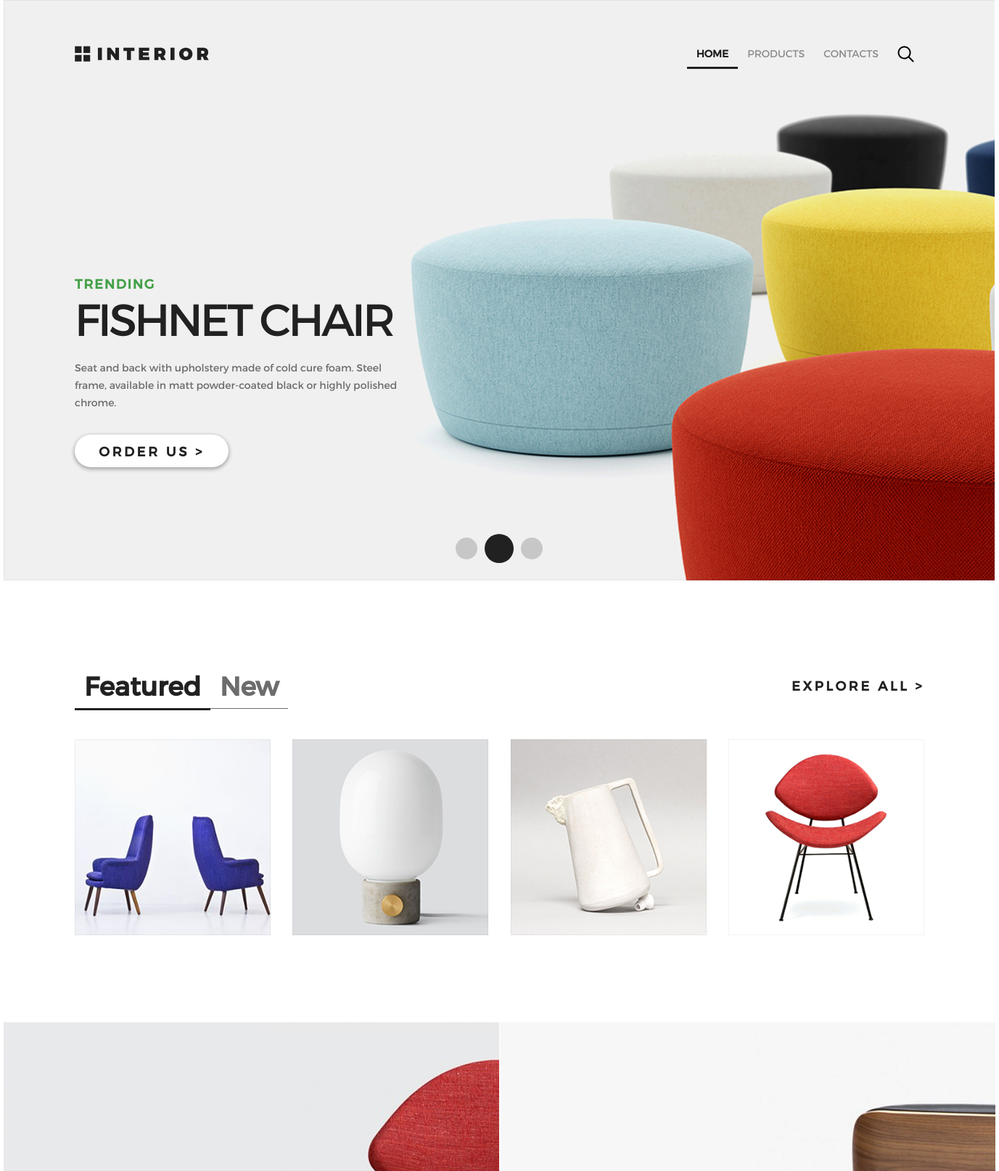
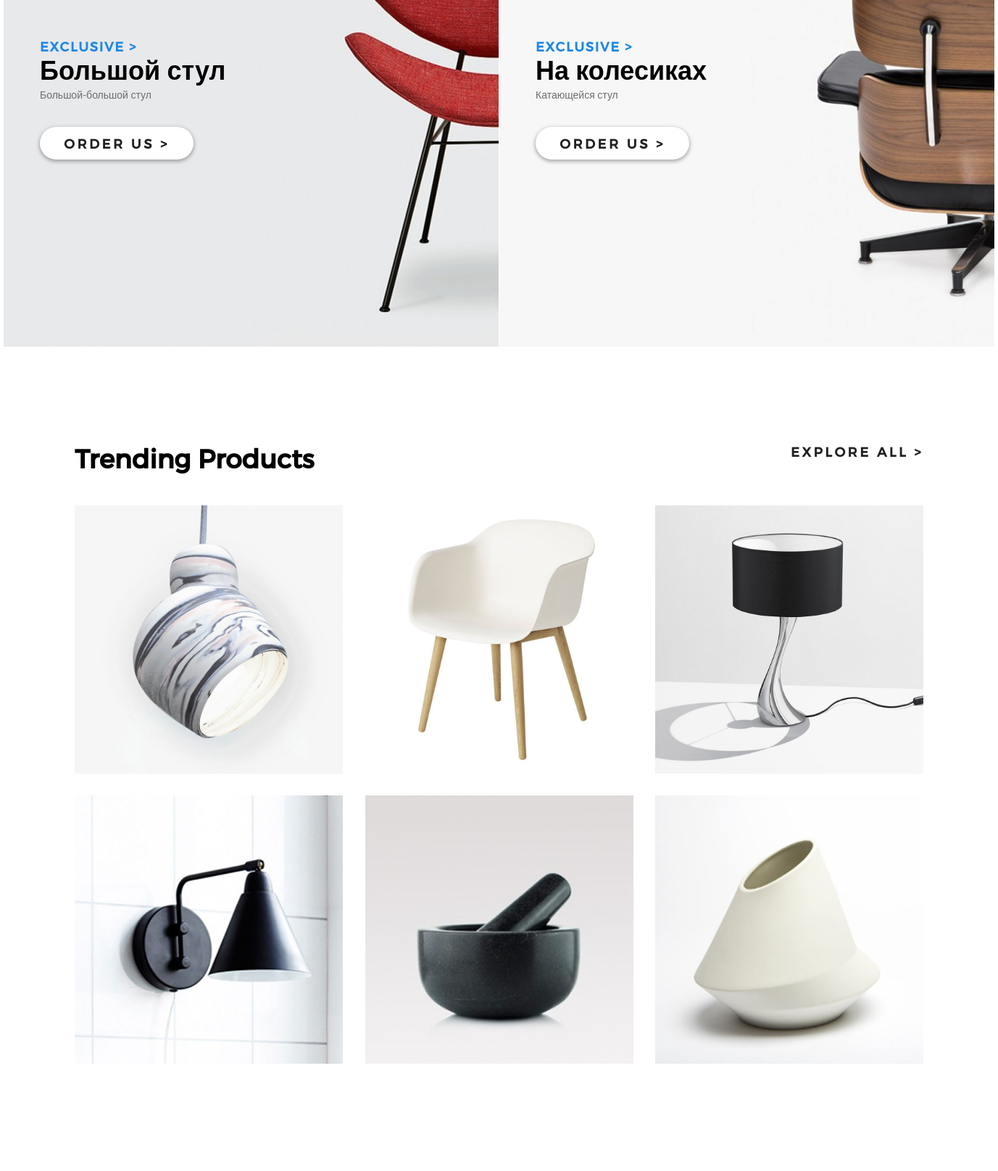
The page / (upper part) on the database its author committed (2 pictures, top to bottom).
### mainapp/models.py (models this page shows, shortened)
class Product(models.Model):
    category = models.ForeignKey(CategoryProducts, on_delete=models.CASCADE)
    name = models.CharField(verbose_name='имя продукта', max_length=128, unique=True)
    image = models.ImageField(upload_to='products_images', blank=True)
    description = models.TextField(verbose_name='описание товара', blank=True)
    min_des = models.TextField(verbose_name='краткое описание', blank=True)
    price = models.DecimalField(verbose_name='цена', max_digits=8, decimal_places=2, default=0)
    quantity = models.PositiveIntegerField(verbose_name='кол-во', default=0)
    mark = models.CharField(verbose_name='маркер', max_length=128, blank=True)

### mainapp/views.py (the view)
def main(request):
    products_shelf2 = PRODUCT_WITHOUT_MARK[:4]
    products_exclusive = PRODUCT_EXCLUSIVE[:2]
    products_trending = PRODUCT_TRENDING[:6]
    products_shelf6_max = PRODUCT_WITHOUT_MARK[4:5]
    products_shelf6_min = PRODUCT_WITHOUT_MARK[:4]
    context = {
        'title':'Главная',
        "list_menu": MENU,
        'products_shelf2': products_shelf2,
        'products_exclusive': products_exclusive,
        'products_trending': products_trending,
        'products_shelf6_max': products_shelf6_max,
        'products_shelf6_min': products_shelf6_min,
    }
    return render(request, 'mainapp/index.html', context=context)

### mainapp/templates/mainapp/index.html (shortened to what this page needs)
{% extends 'mainapp/base.html' %}
{% load staticfiles %}
{% block content %}
	<div class="shelf shelf1 shelf__max" style=" background-image: url(/static/img/slider-img.jpg)">
		<div class="poster padding-site">
			<header class="title">
                {% include 'mainapp/includes/inc_menu.html' %}
			</header>
		</div>
		<div class="poster__content">
			<p class="mark mark-green">TRENDING</p>
			<p class="headline__max">Fishnet Chair</p>
			<p class="info">Seat and back with upholstery made of cold cure foam. Steel frame, available in matt powder-coated black or highly polished chrome.</p>
			<a href="{% url 'mainapp:product' %}" class="button">ORDER US ></a>
		</div>
		<div class="slider__pagination">
			<a href="#" class="circle"></a>
			<a href="#" class="circle circle_active"></a>
			<a href="#" class="circle"></a>
		</div>
	</div>
	<div class="shelf shelf2  shelf__min">
		<div class="menu__shelf__min">
			<ul class="menu">
				<li><a class="headline__normal headline__menu active__link" href="#">Featured</a></li>
				<li><a class="headline__normal headline__menu" href="#">New</a></li>
			</ul>
			<a class="button__ghost" href="{% url 'mainapp:products_url:products' %}">EXPLORE ALL ></a>
		</div>
		<div class="products">
			{% for product in products_shelf2 %}
				<div class="wrapper" style="background-image: url(/media/{{product.image}});">
				</div>
			{% endfor %}
		</div>
	</div>
	<div class="shelf shelf3 shelf__max2">
		{% for product in products_exclusive %}
		<div class="product__max" style="background-image: url(/media/{{product.image}});">
			<div class="poster__normal__content">
				<p class="mark mark-blue">EXCLUSIVE ></p>
				<p class="headline__normal">{{ product.name }}</p>
				<p class="info ">{{product.min_des}}</p>
				<a href="#" class="button">ORDER US ></a>
			</div>
		</div>
		{% endfor %}
	</div>
	<div class="shelf shelf4 shelf__min">
		<div class="menu__shelf__min">
			<p class="headline__normal">Trending Products</p>
			<a class="button__ghost" href="{% url 'mainapp:products_url:products' %}">EXPLORE ALL ></a>
		</div>
		<div class="products">
			{% for product in products_trending %}
				<a href="{% url 'mainapp:product' %}" class="product__normal" style="background-image: url(/media/{{ product.image }});"></a>
			{% endfor %}
		</div>
	</div>
{% endblock %}

### static/css/style.css (style rules this page uses)
* { margin:0; padding:0 }
html { height:100% }
body { height:100%; font-family:Montserrat, sans-serif }
.shelf { display:flex; flex-wrap:wrap; justify-content:space-between; margin-bottom:120px }
.menu__shelf__min { display:flex; justify-content:space-between; align-items:center; height:49px; width:1171px; padding-bottom:50px }
.shelf__max { width:1366px; height:800px; display:flex; flex-direction:column; justify-content:space-between }
.shelf__min { padding:0 98px }
.poster__content { padding-left:98px; margin-top:15%; width:458px }
.poster__normal__content { width:259px; padding-left:50px }
.product__max { display:flex; flex-direction:column; justify-content:center; width:683px; height:683px }
.product__normal { display:block; margin-bottom:30px; width:370px; height:370px }
.headline__normal { text-decoration:none; font-weight:700; height:25px; font-size:36px }
.headline__menu { color:#6c6c6c; padding:10px 13px; border-bottom:1px solid #6c6c6c }
.active__link { color:#212121; font-weight:700; border-bottom:3px solid #212121 }
.menu { list-style-type:none; display:flex }
.mark { font-size:18px; font-weight:700; text-transform:uppercase; letter-spacing:1.8px }
.mark-green { color:#43a047 }
.mark-blue { color:#1e88e5 }
.headline__max { color:#212121; font-size:62px; font-weight:100; text-transform:uppercase; letter-spacing:-3.6px }
.info { color:#6c6c6c; font-size:14px; font-weight:300; margin-bottom:32px; margin-top:20px; line-height:24px }
.button { font-size:18px; font-weight:700; text-transform:uppercase; color:#212121; letter-spacing:3.6px; box-shadow:0 2px 5px 1px rgba(33,33,33,.35); border-radius:23px; background-color:#fff; width:212px; height:45px; display:block; text-align:center; line-height:45px; text-decoration:none }
.button__ghost { color:#212121; font-family:Montserrat; font-size:18px; font-weight:700; line-height:24px; text-transform:uppercase; letter-spacing:3.6px; text-decoration:none }
.circle { width:30px; height:30px; background-color:#212121; opacity:.2; border-radius:50%; display:block; margin:5px }
.padding-site { padding-left:98px; padding-right:98px }
.title { width:1170px; display:flex; justify-content:space-between; padding-top:63px }
.circle_active { opacity:1; width:40px; height:40px }
.slider__pagination { display:flex; justify-content:center; align-items:center; margin-bottom:19px }
.wrapper { width:270px; height:270px }
.products { width:100%; display:flex; justify-content:space-between; flex-wrap:wrap }

### rows shown on the page
Product: image (picture)
Product: image (picture)
Product: image (picture)
Product: image (picture)
Product: image (picture), name "Большой стул", min_des "Большой-большой стул"
Product: image (picture), name "На колесиках", min_des "Катающейся стул"
Product: image (picture)
Product: image (picture)
Product: image (picture)
Product: image (picture)
Product: image (picture)
Product: image (picture)

### other values the page prints
{{ li_menu.name }} "HOME" "PRODUCTS" "CONTACTS"
